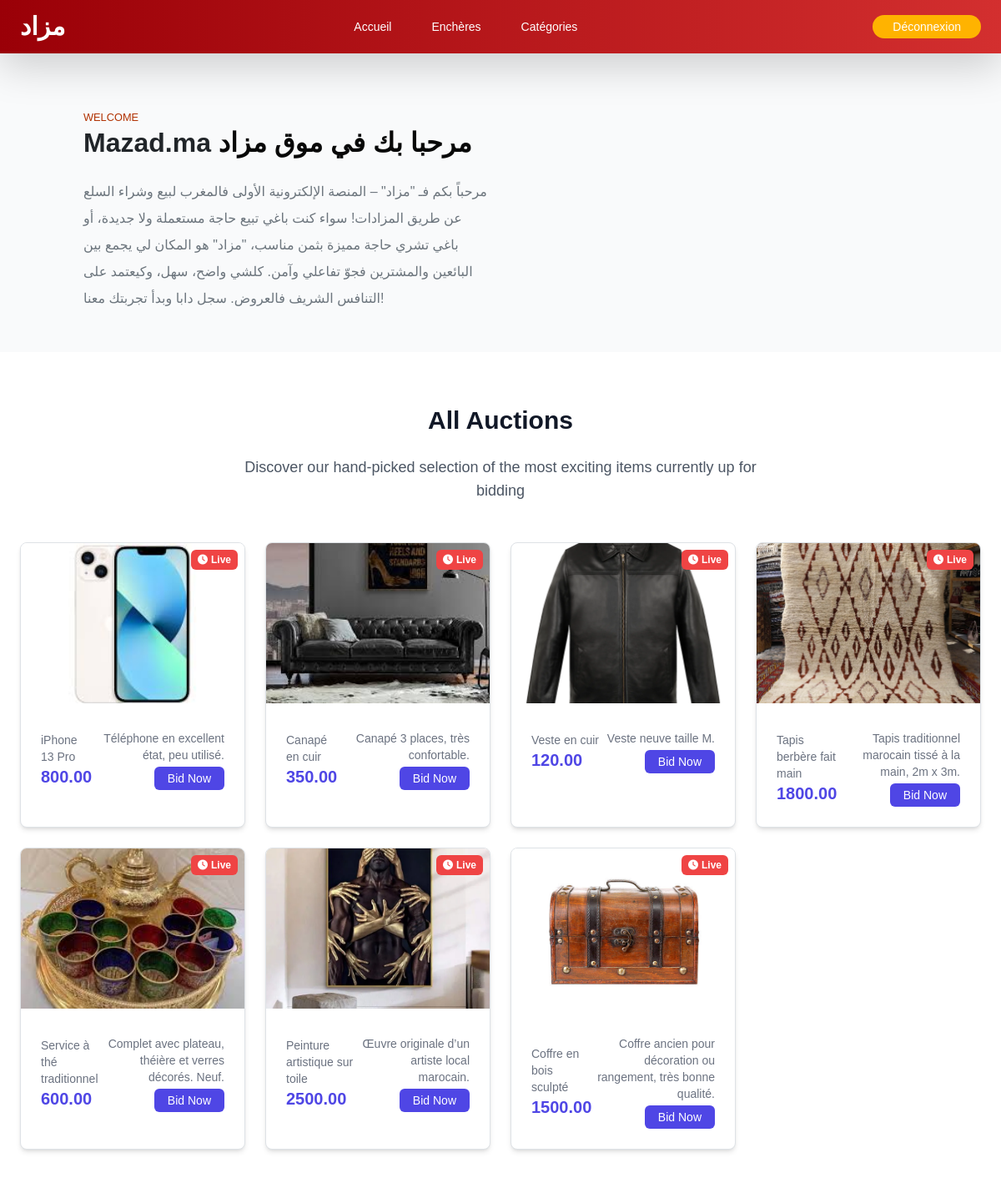
Page /index.php?message=login (signed in) on the committed database.
### tables this page shows
CREATE TABLE photos (
    id INT AUTO_INCREMENT PRIMARY KEY,
    url_photo TEXT NOT NULL,
    object_lot INT NOT NULL,
    FOREIGN KEY (object_lot) REFERENCES objects(lot)
);

CREATE TABLE objects (
    lot INT AUTO_INCREMENT PRIMARY KEY,
    user_id INT NOT NULL,
    categorie_id INT NOT NULL,
    title VARCHAR(200) NOT NULL,
    description TEXT,
    price DECIMAL(10,2) NOT NULL,
    price_min DECIMAL(10,2),
    price_max DECIMAL(10,2),
    closing_date DATETIME NOT NULL,
    city VARCHAR(100),
    validated BOOLEAN DEFAULT FALSE,
    FOREIGN KEY (user_id) REFERENCES users(id),
    FOREIGN KEY (categorie_id) REFERENCES categories(id)
);

### config.php (called while the page is built, shortened)
<?php
require_once 'db.php';
function getAllObjects() {
    global $pdo;
    $stmt = $pdo->prepare("
        SELECT * from objects INNER JOIN photos ON objects.lot = photos.object_lot
    ");
    $stmt->execute();
    return $stmt->fetchAll(PDO::FETCH_ASSOC);
}
?>

### index.php (the view, shortened to what this page needs)
<?php
require_once 'config.php';
$objects= getAllObjects();
?>
<!DOCTYPE html>
<html lang="en">
<head>
    <link href="https://cdn.jsdelivr.net/npm/bootstrap@5.3.0/dist/css/bootstrap.min.css" rel="stylesheet">
    <script src="https://cdn.tailwindcss.com"></script>
    <link href="https://cdnjs.cloudflare.com/ajax/libs/font-awesome/6.4.0/css/all.min.css" rel="stylesheet">
    <link rel="stylesheet" href="style/style.css">
</head>
<body class="bg-gray-50">
    <nav>
        <?php include_once 'includes/nav.php' ?>
    </nav>
    <section>
        <div class="container my-5">
            <div class="row">
                <div class="col-md-6 pt-3">
                    <small class="text-uppercase" style="color:hsl(17, 100.00%, 34.70%);">Welcome</small>
                    <h1 class="h2 mb-4" style="font-weight: 600;"> Mazad.ma <span style="color:rgb(8, 8, 8);">مرحبا بك
                            في موق مزاد</span></h1>
                    <p class="text-secondary" style="line-height: 2;">مرحباً بكم فـ "مزاد" – المنصة الإلكترونية الأولى
                        فالمغرب لبيع وشراء السلع عن طريق المزادات! سواء كنت باغي تبيع حاجة مستعملة ولا جديدة، أو باغي
                        تشري حاجة مميزة بثمن مناسب، "مزاد" هو المكان لي يجمع بين البائعين والمشترين فجوّ تفاعلي وآمن.
                        كلشي واضح، سهل، وكيعتمد على التنافس الشريف فالعروض. سجل دابا وبدأ تجربتك معنا!</p>
                </div>
                <div class="col-md-6 text-center">
                    <div class="row">
                    </div>
                </div>
            </div>
        </div>
    </section>
    <section class="py-16 px-4 sm:px-6 lg:px-8 bg-white">
        <div class="max-w-6xl mx-auto">
            <div class="text-center mb-12">
                <h2 class="text-3xl font-bold text-gray-900">All Auctions</h2>
                <p class="mt-4 text-lg text-gray-600 max-w-2xl mx-auto">
                    Discover our hand-picked selection of the most exciting items currently up for bidding
                </p>
            </div>
            <div class="grid grid-cols-1 sm:grid-cols-2 lg:grid-cols-4 gap-6">
                <?php
          foreach($objects as $obj):
        ?>
                <div
                    class="auction-card bg-white border border-gray-200 rounded-lg overflow-hidden shadow-md transition-all duration-300">
                    <div class="relative">
                        <img src="<?php echo htmlspecialchars($obj['url_photo']); ?>" alt="Auction Image" class="w-full h-48 object-cover" />
                        <div
                            class="absolute top-0 right-0 bg-red-500 text-white text-xs font-bold px-2 py-1 m-2 rounded">
                            <div class="flex items-center">
                                <i class="fas fa-clock mr-1"></i>
                                Live
                            </div>
                        </div>
                    </div>
                    <div class="p-4">
                        <div class="flex justify-between items-center">
                            <div>
                                <p class="text-gray-500 text-sm"><?php echo $obj['title'] ?></p>
                                <p class="text-xl font-bold text-indigo-600"><?php echo $obj['price'] ?></p>
                            </div>
                            <div class="text-right">
                                <p class="text-gray-500 text-sm"><?php echo $obj['description'] ?></p>
                                <button
                                    class="mt-1 bg-indigo-600 hover:bg-indigo-700 text-white text-sm py-1 px-3 rounded-md transition duration-200">
                                    Bid Now
                                </button>
                            </div>
                        </div>
                    </div>
                </div>
                <?php
            endforeach
            ?>

### style/style.css (style rules this page uses)
* { margin: 0; padding: 0; box-sizing: border-box; font-family: 'Poppins', sans-serif; }
:root { --primary-color: #e53935; --primary-dark: #b71c1c; --accent-color: #ffb300; --white: #fff; --gray-bg: #f4f4f4; }
body { background-color: var(--gray-bg); }

### rows in the picture
photos: url_photo (picture), object_lot.title "iPhone 13 Pro", object_lot.price "800.00", object_lot.description "Téléphone en excellent état, peu utilisé."
photos: url_photo (picture), object_lot.title "Canapé en cuir", object_lot.price "350.00", object_lot.description "Canapé 3 places, très confortable."
photos: url_photo (picture), object_lot.title "Veste en cuir", object_lot.price "120.00", object_lot.description "Veste neuve taille M."
photos: url_photo (picture), object_lot.title "Tapis berbère fait main", object_lot.price "1800.00", object_lot.description "Tapis traditionnel marocain tissé à la main, 2m x 3m."
photos: url_photo (picture), object_lot.title "Service à thé traditionnel", object_lot.price "600.00", object_lot.description "Complet avec plateau, théière et verres décorés. Neuf."
photos: url_photo (picture), object_lot.title "Peinture artistique sur toile", object_lot.price "2500.00", object_lot.description "Œuvre originale d’un artiste local marocain."
photos: url_photo (picture), object_lot.title "Coffre en bois sculpté", object_lot.price "1500.00", object_lot.description "Coffre ancien pour décoration ou rangement, très bonne qualité."
